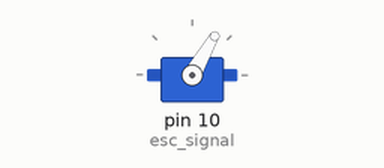
Recording of a sketch running on a simulated Arduino Uno, built with avr-gcc and run on an emulated ATmega328P. On the bench: servo.

Above: at 7.01 s.
At 10.01 s:
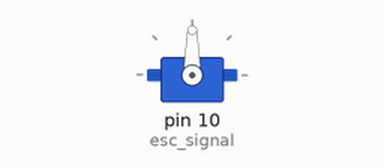
At 11.51 s:
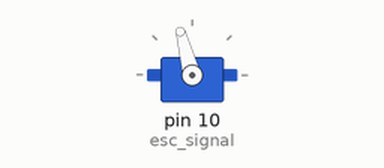
At 13.1 s:
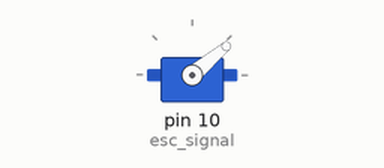
Timing chart, 0 to 14.6 s (numbered marks = the images above):
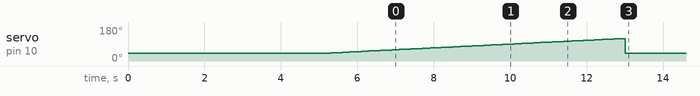

The sketch:

works_makers.ino
```cpp
#include <Servo.h>
Servo esc_signal;

// Run at 23V

void setup() {
  // put your setup code here, to run once:
  esc_signal.attach(10);
  esc_signal.write(40);
  delay(5000);
    // put your main code here, to run repeatedly:
  for (int i = 40; i < 120; i++){
    esc_signal.write(i);
    delay(100);
  }
  esc_signal.write(40);
}

void loop() {
// hi i'm dumb
}
```
